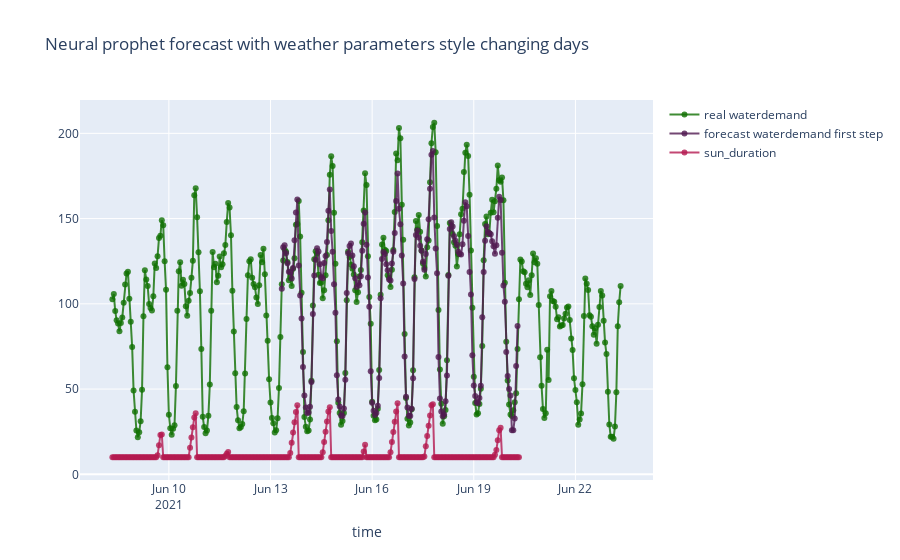

The notebook cell this image was saved under:
### Code cell
import plotly.graph_objs as go
from plotly.offline import init_notebook_mode, iplot
init_notebook_mode(connected=True)
df_3 = df_f.loc[x - 5*24 :x +240]
data_forecast3 = future_w.loc[x - 5*24 :x +240]
forecast_3 = forecast.loc[x:x+240]
trace1 = go.Scatter(
                    x = df_3.ds,                          
                    y = df_3.y,                    
                    mode = "lines+markers",                
                    name = "real waterdemand",             
                    marker = dict(color = 'rgba(16, 112, 2, 0.8)'),   
                    )
trace2 = go.Scatter(
                    x = forecast_3.ds,
                    y = forecast_text.y_hat_first,
                    mode = "lines+markers",               
                    name = "forecast waterdemand first step",
                    marker = dict(color = 'rgba(80, 26, 80, 0.8)'),    
                    )
trace3 = go.Scatter(
                    x = data_forecast3 .ds,
                    y = data_forecast3 .sun_duration/10-50,
                    mode = "lines+markers",               
                    name = "sun_duration",
                    marker = dict(color = 'rgba(180, 26, 80, 0.8)'),
                    )


data = [trace1, trace2,trace3 ]
layout = dict(
              title = 'Neural prophet forecast with weather parameters style changing days',            
              xaxis= dict(title= 'time',ticklen= 50,zeroline= True)
              ) 
fig = dict(data = data, layout = layout)
iplot(fig)

### Figure 1 — Plotly figure (JSON) as saved in the notebook; plotly's stock layout.template omitted (floating-point values rounded to 4 significant figures; data arrays with more than 128 entries replaced by an {"elided": "..."} marker saying what was removed)
{"data": [{"marker": {"color": "rgba(16, 112, 2, 0.8)"}, "mode": "lines+markers", "name": "real waterdemand", "type": "scatter", "x": {"elided": "361 str values"}, "y": {"elided": "361 float values"}}, {"marker": {"color": "rgba(80, 26, 80, 0.8)"}, "mode": "lines+markers", "name": "forecast waterdemand first step", "type": "scatter", "x": {"elided": "169 str values"}, "y": {"elided": "168 float values"}}, {"marker": {"color": "rgba(180, 26, 80, 0.8)"}, "mode": "lines+markers", "name": "sun_duration", "type": "scatter", "x": {"elided": "289 str values"}, "y": {"elided": "289 float values"}}], "layout": {"title": {"text": "Neural prophet forecast with weather parameters style changing days"}, "xaxis": {"ticklen": 50, "title": {"text": "time"}, "zeroline": true}}}
